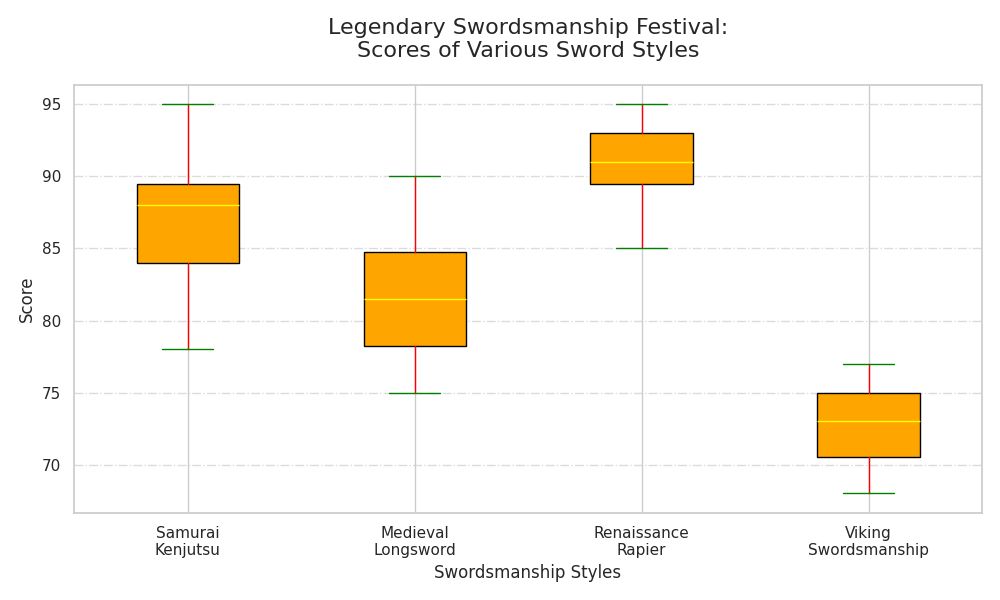

This figure's Python source:
import matplotlib.pyplot as plt
import numpy as np

styles = ["Samurai\nKenjutsu", "Medieval\nLongsword", "Renaissance\nRapier", "Viking\nSwordsmanship"]
scores_kenjutsu = [85, 88, 82, 89, 90, 95, 83, 87, 88, 92, 94, 78, 85, 81, 89]
scores_longsword = [78, 75, 80, 76, 84, 83, 82, 79, 77, 81, 85, 88, 86, 90]
scores_rapier = [90, 92, 94, 95, 88, 93, 91, 90, 92, 94, 89, 85, 87, 93, 91]
scores_viking = [70, 72, 68, 74, 77, 76, 75, 73, 69, 70, 72, 74, 76, 71, 75]

data = [scores_kenjutsu, scores_longsword, scores_rapier, scores_viking]

plt.figure(figsize=(10, 6))

bp = plt.boxplot(data, patch_artist=True, notch=False, vert=True,
                 boxprops=dict(facecolor="orange", color="black"),
                 capprops=dict(color="green"),
                 whiskerprops=dict(color="red"),
                 flierprops=dict(markerfacecolor='purple', marker='*', markersize=12),
                 medianprops=dict(color="yellow"))

plt.title("Legendary Swordsmanship Festival:\nScores of Various Sword Styles", fontsize=16, pad=20)
plt.xlabel("Swordsmanship Styles", fontsize=12)
plt.ylabel("Score", fontsize=12)

plt.xticks(np.arange(1, len(styles) + 1), styles, fontsize=11)
plt.grid(axis='y', linestyle='-.', alpha=0.7)

plt.tight_layout()
plt.show()
